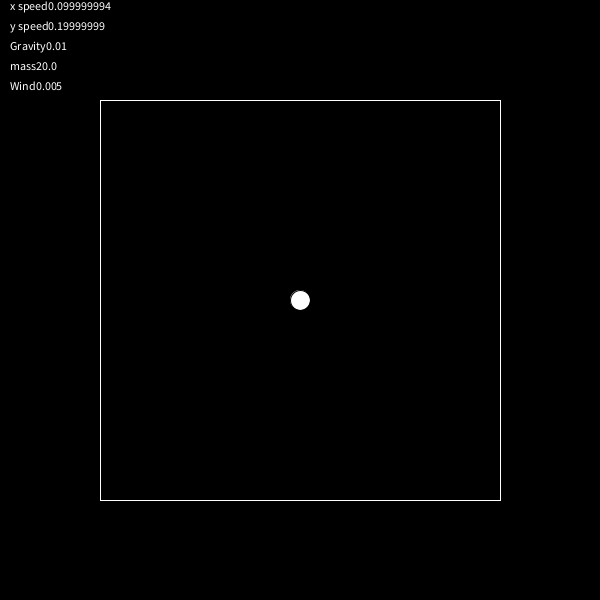
Frame 1 (no input)
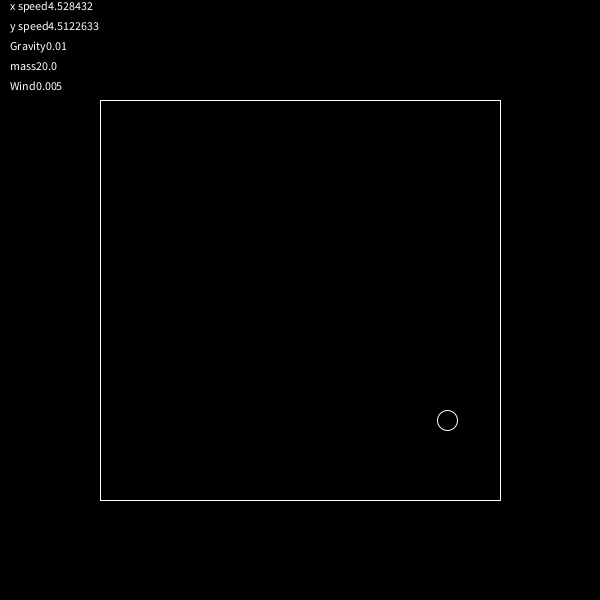
Frame 60 (the mouse pressed at the canvas centre just before this capture)
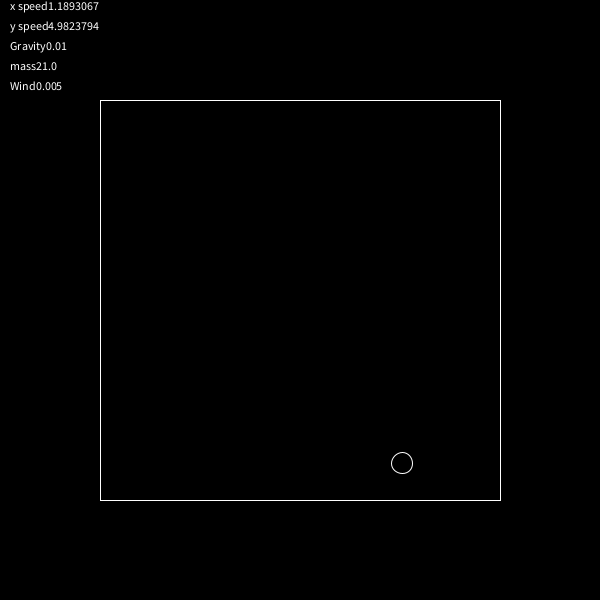
Frame 120 (the mouse held since frame 60 and released just before this capture)

The Processing sketch that drew these frames (run headless with seeded random() and noise(); from frame 60 on, the mouse is pressed at the canvas centre):

// Processing sketch: processing_172968
// ── processing_172968.pde

Virus v;
PVector wind;
PVector gravity;



void setup() {
  size(600,600);
  wind = new PVector(.005,0);
  gravity = new PVector(0,.01);
  println(wind.x);
  v = new Virus();
}


void draw() {
  background(0);
  v.run();
  stroke(255);
  noFill();
  rectMode(CENTER);
  rect(width/2,height/2,400,400);
  
  text("x speed" + abs(v.speed.x), 10,10);
  text("y speed" + abs(v.speed.y), 10,30);
  text("Gravity" + gravity.y, 10,50);
  text("Wind" + wind.x, 10,90);
  text("mass" + v.mass, 10,70);
  
  
} 

void mousePressed() {
     v.mass++;
     println(v.mass);
  }
//inertia modification of http://www.openprocessing.org/sketch/88665
class Virus {
  PVector position, speed, acceleration;
  float direction;
  float mass;
  float totalAcceleration;
  float maxSpeed;


  Virus() {
    position = new PVector(width/2, height/2);
    speed = new PVector();
    acceleration = new PVector();
    totalAcceleration = .5;
    mass = 20;
  }
  void run() {
    update();
    drawVirus();
    movement();
    
    applyForce(wind);
    applyForce(gravity);
    collision();
    mouseDragged();
    mouseReleased();
  
  }

  void update() {
    speed.add(acceleration);
    position.add(speed);
    acceleration.set(0, 0, 0);
    if (speed.mag() !=0) {
      speed.mult(.99);
    }
  }

  void drawVirus() {
    ellipse(position.x, position.y, mass, mass);
  }



  void movement() {

    if (keyPressed && key == CODED) {
      if (keyCode == LEFT) {
        acceleration.x = -totalAcceleration;
      } else if (keyCode == RIGHT) {
        acceleration.x = totalAcceleration;
      } else if (keyCode == UP) {
        acceleration.y = -totalAcceleration;
      } else if (keyCode == DOWN) {
        acceleration.y = totalAcceleration;
      }
    }
  }

  void collision() {
    if (position.x + (mass/2)>= width-100) {
      speed.x *= -1;
      //acceleration.x *= -1;
    } else if (position.x - (mass/2)< 100) {
      speed.x *= -1;
      //acceleration.x *= -1;
    } else if (position.y + (mass/2) >= 500) {
      speed.y *= -1;
    } else if (position.y - (mass/2) <= 100) {
      speed.y *= -1;
    }
  }

  void applyForce(PVector force) {
    PVector f = PVector.mult(force, mass);
    speed.add(f);
  }
  void mouseDragged() {
    if (mouseX > position.x - (mass/2) && mouseX < position.x + (mass/2) && mouseY > position.y - (mass/2) && mouseY < position.y + (mass/2)) {
      position.x=mouseX;
      position.y=mouseY;
      speed.x = 0;
      speed.y = 0;
    }
  }
  
  void mouseReleased() {
    if (mouseX > position.x - (mass/2) && mouseX < position.x + (mass/2) && mouseY > position.y - (mass/2) && mouseY < position.y + (mass/2)) {
    speed.x += gravity.x +((mouseX - (pmouseX)));
    speed.y += gravity.y +((mouseY - (pmouseY)));
    }
    }

}
